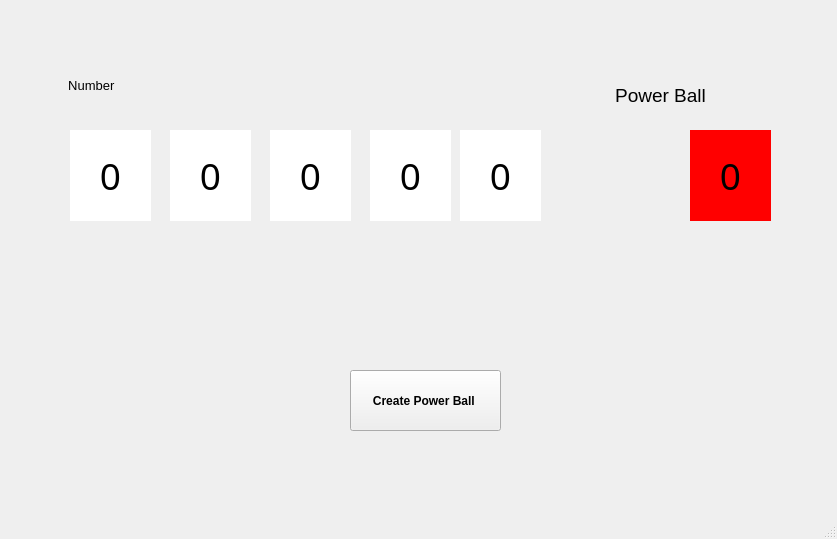
<?xml version="1.0" encoding="UTF-8"?>
<ui version="4.0">
 <class>MainWindow</class>
 <widget class="QMainWindow" name="MainWindow">
  <property name="geometry">
   <rect>
    <x>0</x>
    <y>0</y>
    <width>837</width>
    <height>539</height>
   </rect>
  </property>
  <property name="windowTitle">
   <string>MainWindow</string>
  </property>
  <property name="styleSheet">
   <string notr="true"/>
  </property>
  <widget class="QWidget" name="centralwidget">
   <widget class="QLabel" name="label">
    <property name="geometry">
     <rect>
      <x>40</x>
      <y>70</y>
      <width>81</width>
      <height>31</height>
     </rect>
    </property>
    <property name="font">
     <font>
      <pointsize>10</pointsize>
     </font>
    </property>
    <property name="text">
     <string>      Number</string>
    </property>
    <property name="alignment">
     <set>Qt::AlignCenter</set>
    </property>
   </widget>
   <widget class="QLabel" name="label_2">
    <property name="geometry">
     <rect>
      <x>610</x>
      <y>80</y>
      <width>101</width>
      <height>31</height>
     </rect>
    </property>
    <property name="font">
     <font>
      <pointsize>14</pointsize>
     </font>
    </property>
    <property name="text">
     <string>Power Ball</string>
    </property>
    <property name="alignment">
     <set>Qt::AlignCenter</set>
    </property>
   </widget>
   <widget class="QLabel" name="number_1">
    <property name="geometry">
     <rect>
      <x>70</x>
      <y>130</y>
      <width>81</width>
      <height>91</height>
     </rect>
    </property>
    <property name="font">
     <font>
      <family>PMingLiU-ExtB</family>
      <pointsize>28</pointsize>
     </font>
    </property>
    <property name="styleSheet">
     <string notr="true">background-color:#FFFFFF;</string>
    </property>
    <property name="text">
     <string>0</string>
    </property>
    <property name="alignment">
     <set>Qt::AlignCenter</set>
    </property>
   </widget>
   <widget class="QLabel" name="number_2">
    <property name="geometry">
     <rect>
      <x>170</x>
      <y>130</y>
      <width>81</width>
      <height>91</height>
     </rect>
    </property>
    <property name="font">
     <font>
      <family>PMingLiU-ExtB</family>
      <pointsize>28</pointsize>
     </font>
    </property>
    <property name="styleSheet">
     <string notr="true">background-color:#FFFFFF;</string>
    </property>
    <property name="text">
     <string>0</string>
    </property>
    <property name="alignment">
     <set>Qt::AlignCenter</set>
    </property>
   </widget>
   <widget class="QLabel" name="number_3">
    <property name="geometry">
     <rect>
      <x>270</x>
      <y>130</y>
      <width>81</width>
      <height>91</height>
     </rect>
    </property>
    <property name="font">
     <font>
      <family>PMingLiU-ExtB</family>
      <pointsize>28</pointsize>
     </font>
    </property>
    <property name="styleSheet">
     <string notr="true">background-color:#FFFFFF;</string>
    </property>
    <property name="text">
     <string>0</string>
    </property>
    <property name="alignment">
     <set>Qt::AlignCenter</set>
    </property>
   </widget>
   <widget class="QLabel" name="number_4">
    <property name="geometry">
     <rect>
      <x>370</x>
      <y>130</y>
      <width>81</width>
      <height>91</height>
     </rect>
    </property>
    <property name="font">
     <font>
      <family>PMingLiU-ExtB</family>
      <pointsize>28</pointsize>
     </font>
    </property>
    <property name="styleSheet">
     <string notr="true">background-color:#FFFFFF;</string>
    </property>
    <property name="text">
     <string>0</string>
    </property>
    <property name="alignment">
     <set>Qt::AlignCenter</set>
    </property>
   </widget>
   <widget class="QLabel" name="number_5">
    <property name="geometry">
     <rect>
      <x>460</x>
      <y>130</y>
      <width>81</width>
      <height>91</height>
     </rect>
    </property>
    <property name="font">
     <font>
      <family>PMingLiU-ExtB</family>
      <pointsize>28</pointsize>
     </font>
    </property>
    <property name="styleSheet">
     <string notr="true">background-color:#FFFFFF;</string>
    </property>
    <property name="text">
     <string>0</string>
    </property>
    <property name="alignment">
     <set>Qt::AlignCenter</set>
    </property>
   </widget>
   <widget class="QLabel" name="PowerBall">
    <property name="geometry">
     <rect>
      <x>690</x>
      <y>130</y>
      <width>81</width>
      <height>91</height>
     </rect>
    </property>
    <property name="font">
     <font>
      <family>PMingLiU-ExtB</family>
      <pointsize>28</pointsize>
     </font>
    </property>
    <property name="styleSheet">
     <string notr="true">background-color:#ff0000;</string>
    </property>
    <property name="text">
     <string>0</string>
    </property>
    <property name="alignment">
     <set>Qt::AlignCenter</set>
    </property>
   </widget>
   <widget class="QPushButton" name="BTN_create">
    <property name="geometry">
     <rect>
      <x>350</x>
      <y>370</y>
      <width>151</width>
      <height>61</height>
     </rect>
    </property>
    <property name="styleSheet">
     <string notr="true">font-weight:bold;</string>
    </property>
    <property name="text">
     <string>Create Power Ball </string>
    </property>
   </widget>
  </widget>
  <widget class="QMenuBar" name="menubar">
   <property name="geometry">
    <rect>
     <x>0</x>
     <y>0</y>
     <width>837</width>
     <height>21</height>
    </rect>
   </property>
  </widget>
  <widget class="QStatusBar" name="statusbar"/>
 </widget>
 <resources/>
 <connections/>
</ui>
